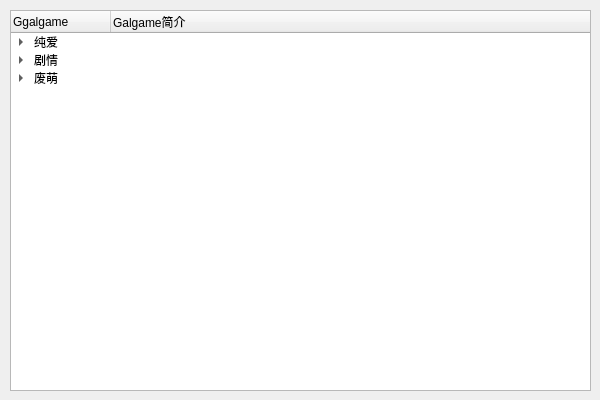
<?xml version="1.0" encoding="UTF-8"?>
<ui version="4.0">
 <class>QT_treeClass</class>
 <widget class="QWidget" name="QT_treeClass">
  <property name="geometry">
   <rect>
    <x>0</x>
    <y>0</y>
    <width>600</width>
    <height>400</height>
   </rect>
  </property>
  <property name="windowTitle">
   <string>QT_tree</string>
  </property>
  <widget class="QTreeWidget" name="treeWidget">
   <property name="geometry">
    <rect>
     <x>10</x>
     <y>10</y>
     <width>581</width>
     <height>381</height>
    </rect>
   </property>
   <column>
    <property name="text">
     <string>Ggalgame</string>
    </property>
   </column>
   <column>
    <property name="text">
     <string>Galgame简介</string>
    </property>
   </column>
   <item>
    <property name="text">
     <string>纯爱</string>
    </property>
    <item>
     <property name="text">
      <string>白色相簿2</string>
     </property>
     <property name="text">
      <string>业界排行榜第一，永远的神作</string>
     </property>
    </item>
    <item>
     <property name="text">
      <string>想要传达给你的爱恋</string>
     </property>
     <property name="text">
      <string>新岛夕经典作品，星学值得一玩</string>
     </property>
    </item>
    <item>
     <property name="text">
      <string>纸上的魔法使</string>
     </property>
     <property name="text">
      <string>不错的一部作品，可以一试</string>
     </property>
    </item>
   </item>
   <item>
    <property name="text">
     <string>剧情</string>
    </property>
    <property name="text">
     <string/>
    </property>
    <item>
     <property name="text">
      <string>晴霁之后定是菜花盛开的好天气</string>
     </property>
     <property name="text">
      <string>幼驯染神作，非常好的一部剧情作</string>
     </property>
    </item>
    <item>
     <property name="text">
      <string>秽翼的尤斯缇雅</string>
     </property>
     <property name="text">
      <string>黑暗背景下的追寻救赎的故事，非常推荐</string>
     </property>
    </item>
   </item>
   <item>
    <property name="text">
     <string>废萌</string>
    </property>
    <item>
     <property name="text">
      <string>《柚子社全集》</string>
     </property>
     <property name="text">
      <string>不多数，柚子社YYDS</string>
     </property>
    </item>
    <item>
     <property name="text">
      <string>糖调</string>
     </property>
     <property name="text">
      <string>经典废萌，萌的让你想睡觉</string>
     </property>
    </item>
    <item>
     <property name="text">
      <string>少女领域</string>
     </property>
     <property name="text">
      <string>萌拔作，一般般</string>
     </property>
    </item>
    <item>
     <property name="text">
      <string>clover‘days</string>
     </property>
     <property name="text">
      <string>妹作，幼驯染线也不错哦</string>
     </property>
    </item>
   </item>
  </widget>
 </widget>
 <layoutdefault spacing="6" margin="11"/>
 <resources>
  <include location="QT_tree.qrc"/>
 </resources>
 <connections/>
</ui>
